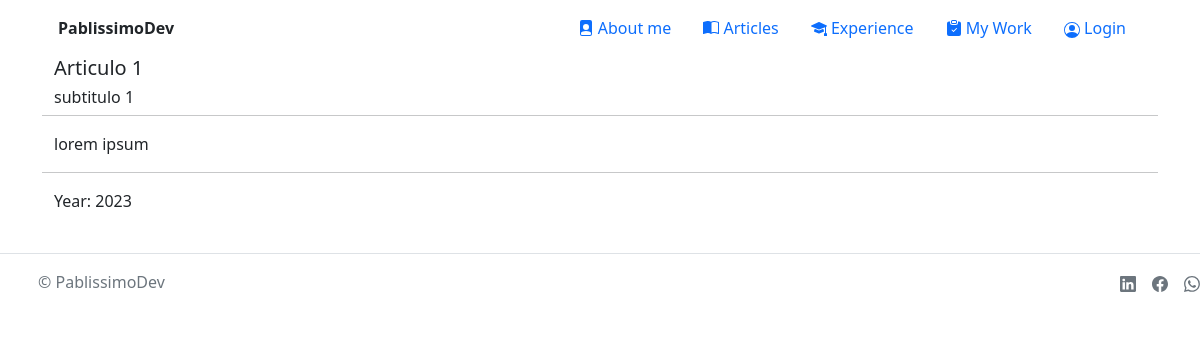
/menu/article/1, run on the app's committed database.
### core/models.py (models this page shows, shortened)
class Article(models.Model):
    articles_name = models.CharField(max_length=80)
    articles_subname = models.CharField(max_length=100)
    articles_text = models.TextField()
    articles_year = models.IntegerField(max_length=4)

### core/views.py (the view)
# urls.py: path('menu/article/<id>', views.article, name="ArticleSearch"),
def article(request, id):
    article_list = Article.objects.filter(id=id)
    return render(request, "article.html",{"article_list": article_list})

### app/templates/article.html (shortened to what this page needs)
{% extends 'base.html' %}
{% load static %}
{% block main %}
<div class="container">
    <div class="row align-items-start">
        {% for item in article_list %}
                <h5>
                  {{item.articles_name}}
                </h5>
                <h6>
                  {{item.articles_subname}}
                </h6>
                <hr>
                <p>
                  {{item.articles_text}}
                </p>
                <hr>
                <p>
                  Year: {{item.articles_year}}
                </p>
                  </div>
        {% endfor %}
    </div>
</div>
{% endblock main %}

### data on the page
Article: articles_name "Articulo 1", articles_subname "subtitulo 1", articles_text "lorem ipsum", articles_year "2023"
